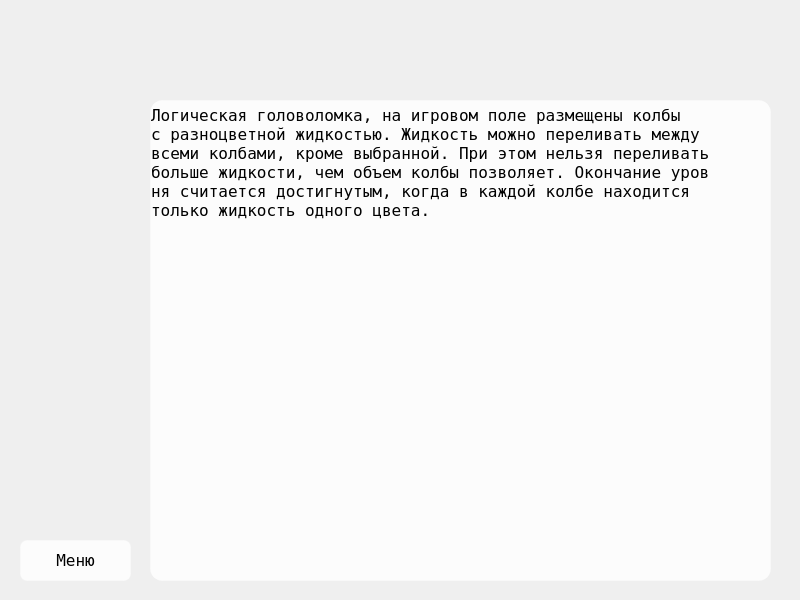
<?xml version="1.0" encoding="UTF-8"?>
<ui version="4.0">
 <class>MainWindow</class>
 <widget class="QMainWindow" name="MainWindow">
  <property name="geometry">
   <rect>
    <x>0</x>
    <y>0</y>
    <width>800</width>
    <height>600</height>
   </rect>
  </property>
  <property name="windowTitle">
   <string>Переливание</string>
  </property>
  <widget class="QWidget" name="centralwidget">
   <widget class="QLabel" name="label">
    <property name="geometry">
     <rect>
      <x>150</x>
      <y>100</y>
      <width>621</width>
      <height>481</height>
     </rect>
    </property>
    <property name="font">
     <font>
      <family>Fixedsys</family>
      <pointsize>12</pointsize>
     </font>
    </property>
    <property name="layoutDirection">
     <enum>Qt::LeftToRight</enum>
    </property>
    <property name="styleSheet">
     <string notr="true">background-color: rgba(255,255,255,200);
border: 1px solid rgba(255,255,255,70);
border-radius: 12px;</string>
    </property>
    <property name="text">
     <string>&lt;html&gt;&lt;head/&gt;&lt;body&gt;&lt;p align=&quot;justify&quot;&gt;Логическая головоломка, на игровом поле размещены колбы &lt;br/&gt;с разноцветной жидкостью. Жидкость можно переливать между &lt;br/&gt;всеми колбами, кроме выбранной. При этом нельзя переливать &lt;br/&gt;больше жидкости, чем объем колбы позволяет. Окончание уров&lt;br/&gt;ня считается достигнутым, когда в каждой колбе находится &lt;br/&gt; только жидкость одного цвета.&lt;/p&gt;&lt;/body&gt;&lt;/html&gt;</string>
    </property>
    <property name="textFormat">
     <enum>Qt::AutoText</enum>
    </property>
    <property name="alignment">
     <set>Qt::AlignHCenter|Qt::AlignTop</set>
    </property>
    <property name="margin">
     <number>20</number>
    </property>
    <property name="indent">
     <number>-1</number>
    </property>
   </widget>
   <widget class="QPushButton" name="pushButton">
    <property name="geometry">
     <rect>
      <x>20</x>
      <y>540</y>
      <width>111</width>
      <height>41</height>
     </rect>
    </property>
    <property name="font">
     <font>
      <family>Fixedsys</family>
      <pointsize>12</pointsize>
     </font>
    </property>
    <property name="styleSheet">
     <string notr="true">QPushButton {
color: black;
background-color: rgba(255,255,255,200);
border: 1px solid rgba(255,255,255,70);
border-radius: 7px;
}
QPushButton:hover{
background-color: rgba(255,255,205,70);
}
QPushButton:pressed{
background-color: rgba(255,255,245,80);
}</string>
    </property>
    <property name="text">
     <string>Меню</string>
    </property>
   </widget>
  </widget>
 </widget>
 <resources/>
 <connections/>
</ui>
